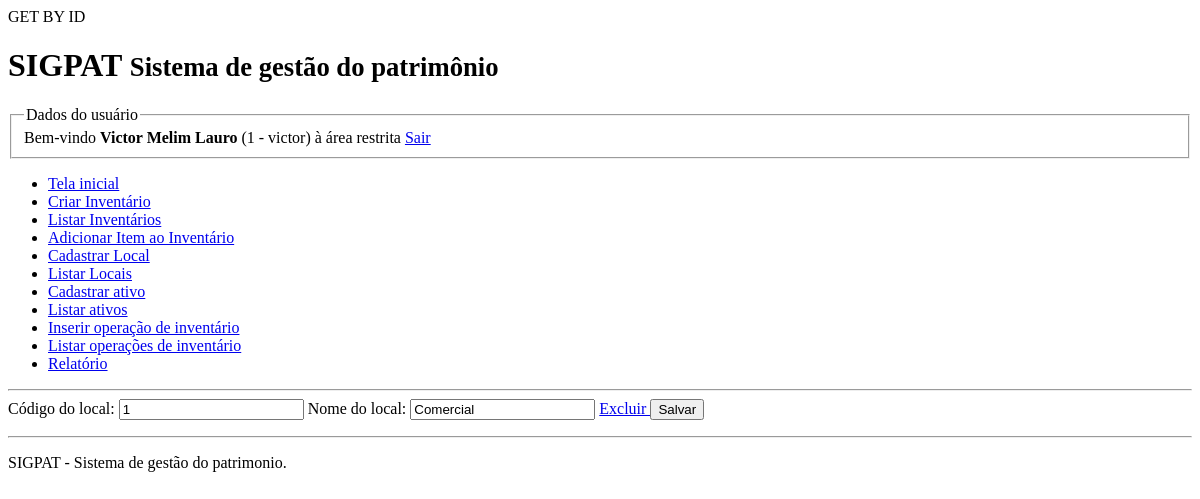
Before: /modulos/locais/cadastrar_local.php?cod_local=1 (signed in) with the older database file.
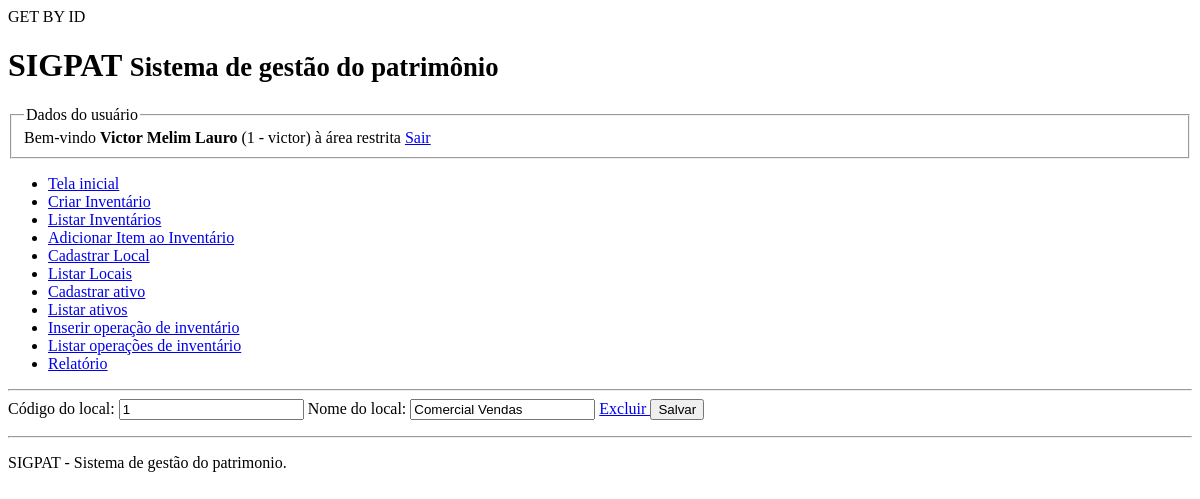
After: the same page with the newer database file.
### tables this page shows
CREATE TABLE `locais` (
  `cod_local` int NOT NULL,
  `nome_local` varchar(45) NOT NULL
);

### DAO/MySQL.php (called while the page is built)
<?php
class Mysql extends PDO {
    private $host = "localhost";
    private $usuario="aula01tiagoas";
    private $senha="aula01tiagoas";
    private $db="aula01tiagoas";
    private $opcoes = array(PDO::ATTR_ERRMODE => PDO::ERRMODE_EXCEPTION);
    public function __construct()
    {
        $dsn = "mysql:host=" . $this->host . ";dbname=" . $this->db;
        return parent::__construct($dsn, $this->usuario, $this->senha, $this->opcoes);
    }
}

### DAO/LocalDAO.php (called while the page is built, shortened)
<?php
class LocalDAO {
    private $conexao;
    public function __construct()
    {
        include "MySQL.php";
        $this->conexao = new MySQL();
    }
    public function getById($cod_local) {
        $stmt = $this->conexao->prepare("SELECT * FROM locais WHERE cod_local=?");
        $stmt->bindValue(1, $cod_local);
        $stmt->execute();
        return $stmt->fetchObject();
    }
}

### modulos/locais/cadastrar_local.php (the view, shortened to what this page needs)
<?php
try {
    if(isset($_GET['cod_local']))
    {
        include "../../DAO/LocalDAO.php";
        $local_dao = new LocalDAO();
        $dados_local = $local_dao->getById($_GET["cod_local"]);
    }
} catch(Exception $e) {
    echo $e->getMessage();
}
?>
<html lang="pt-br">
    <head>
    </head>
    <body>
        <div id="global">
            <?php include '../../includes/cabecalho.php' ?>
            <main>
                <form method="post" action="cadastrar_local.php?salvar=true">
                    <label> Código do local:
                        <input name="cod_local" value="<?= isset($dados_local) ? $dados_local->cod_local : NULL ?>" type="text" readonly/>
                    </label>
                    <label>Nome do local:
                        <input name="nome_local" value="<?= isset($dados_local) ? $dados_local->nome_local : "" ?> " type="text" />
                    </label>
                    <a href="cadastrar_local.php?excluir=true&cod_local=<?=  $dados_local->cod_local ?>">
                    Excluir
                    </a>
                    <button type="submit"> Salvar </button>
                </form>
            </main>
            <?php include '../../includes/rodape.php' ?>
        </div>
    </body>
</html>

Changed rows visible on the page:
changed locais id 1: nome_local "Comercial" → "Comercial Vendas"
